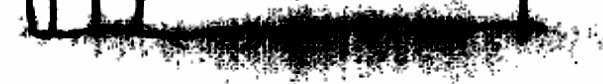
#> input picture data/lineaRuidosa.png, 603 x 84 px
$ jupyter execute Ransac.ipynb
#> lines starting #> are read from the running program, lines starting #| are printed output that depends on the picture; after the words box and inside, x2 and y2 are one past the last pixel; in counts of white or black regions, pixels touching at a corner belong together
[cell 1]
# Importa la función para la representación de las imágenes
import sys
sys.path.insert(0, '../')

import resources as src

[cell 2]
import cv2 as cv
import numpy as np
from matplotlib import pyplot as plt
from sklearn import linear_model

[cell 3]
# Localización de la imagen
img_path = '../data/lineaRuidosa.png'

[cell 4]
# Lee la imagen original
ruido_BGR = cv.imread(img_path, cv.IMREAD_COLOR)
#> ruido_BGR is the input picture: shape (84, 603, 3); min 0, max 255, mean 158.5
ruido_RGB = cv.cvtColor(ruido_BGR, cv.COLOR_BGR2RGB)
ruido_bn = cv.cvtColor(ruido_RGB, cv.COLOR_BGR2GRAY)

[cell 5]
# Recorre la imagen extrayendo las coordenadas de
# los puntos cuyo valor está más próximo a 0 (negro)
# En este caso se opta por los pixeles
# casi negros
columnas = []
filas = []
count = 0
for i in range(ruido_bn.shape[0]):
    for j in range(ruido_bn.shape[1]):
        if ruido_bn[i, j] < 8:
            count = count + 1
            columnas.append(j)
            filas.append(i)
#> after the loop, count = 12493; filas = 12493 values from 0 to 80

## RANSAC

[cell 6]
# Utiliza el modelo de regresión RANSAC
# del paquete SciKit Learn

# Se adecua el dataset para su uso
X = np.array(columnas).reshape(-1, 1)
y = np.array(filas).reshape(-1, 1)
#> y = 12493 values from 0 to 80

# Crea el modelo de regresión y realiza el ajuste
ransac = linear_model.RANSACRegressor()
ransac.fit(X, y)

# Crea las máscaras para los elementos próximos (inliers)
# y los considerados outliers
inlier_mask = ransac.inlier_mask_
outlier_mask = np.logical_not(inlier_mask)

# Devuelve la predicción con RANSAC
line_X = np.arange(X.min(), X.max())[:, np.newaxis]
#> line_X = 572 values from 23 to 594
line_y_ransac = ransac.predict(line_X)

[cell 7]
# Representación del resultado de la regresión

# se define una figura ajestada a los límites originales
fig, ax = plt.subplots(figsize=(22, 4))
ax.set(xlim=(X.min(), X.max()), ylim=(y.max(), y.min()))

# Representa los puntos inliers y outliers según las máscaras
# establecidas por el modelo
plt.scatter(
    X[inlier_mask], y[inlier_mask], color="yellowgreen", marker=".", label="Inliers"
)
plt.scatter(
    X[outlier_mask], y[outlier_mask], color="gold", marker=".", label="Outliers"
)

# define el grosor de las lineas en la representación
lw = 2

# Representa la línea de regresión obtenida
plt.plot(
    line_y_ransac,
    color="cornflowerblue",
    linewidth=lw,
    label="Regresión con RANSAC",
)

# Establece la leyenda de la figura en la esquina inferior derecha
plt.legend(loc="lower right")
plt.ylabel("Nivel de ruido")

# Para la imagen RANSAC con inliers/outliers
plt.savefig('ransac_noise.png', bbox_inches='tight', dpi=300)
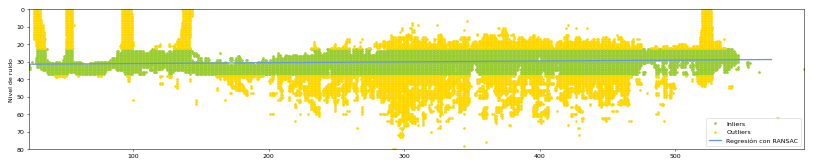
#> figure drawn by matplotlib, 1 panel; curve peaks at x = 0, y = 31.67

plt.show()

## Hough

[cell 8]
# Función para dibujar las líneas en la imagen a partir de los
# parámetros obtenidos en cv.HoughLinesP()

from math import dist

def distancia_max(lineas):
    dm = 0
    for i in range(0, len(lineas)):
        l = lineas[i][0]
        a = (l[0], l[1])
        b = (l[2], l[3])
        if dist(a,b) > dm:
            dm = dist(a, b)
            amax = a
            bmax = b
    print(dm)
    return amax, bmax

[cell 9]
# Obtiene los bordes a partir de la imagen en escala de grises
ruido_bordes = cv.Canny(ruido_bn, 50, 100, apertureSize=3)
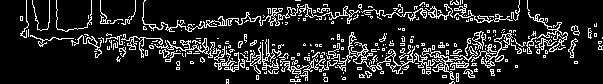
#> ruido_bordes: shape (84, 603); 13.6% white in thin lines or dots

# Calcula las lineas usando el algoritmo Hough mejorado
# lineas_HP = cv.HoughLinesP(ruido_bordes, 1, np.pi / 180, 0, None, 50, 10)
lineas_HP = cv.HoughLinesP(ruido_bordes, 1, np.pi/10  , 45, minLineLength=30, maxLineGap=100)
#> lineas_HP = 64 rows, first 6: [95, 53, 573, 53], [117, 61, 577, 61], [95, 57, 573, 57], [116, 59, 507, 59], [38, 43, 600, 43], [20, 16, 537, 16]

# [6 lines of commented-out code are left out]

ruido_con_lineas_HP = np.copy(ruido_RGB)

# Obtiene los puntos inicial y final de la linea más larga
a, b = distancia_max(lineas_HP)
#> the loop in distancia_max, `for i in range(0, len(lineas)):` made 64 passes
#> (dm, amax, bmax) on passes 1, 5, 8, 12, 34: (478, (95, 53), (573, 53)), (562, (38, 43), (600, 43)), (563, (39, 45), (602, 45)), (566, (36, 38), (602, 38)), (578, (24, 37), (602, 37))
#> (a, b) on passes 2, 3, 4, 6, 7, 9: ((117, 61), (577, 61)), ((95, 57), (573, 57)), ((116, 59), (507, 59)), ((20, 16), (537, 16)), ((97, 47), (601, 47)), ((177, 65), (517, 65))
#> after the loop in distancia_max, `for i in range(0, len(lineas)):`: dm = 578
#| 578.0
#> a = (24, 37); b = (602, 37)

## Comparación de los resultados

[cell 10]
# Coordenadas de la linea de regresión de RANSAC
r0 = round(np.rint(line_y_ransac[0]).item())
#> r0 = 32
r1 = round(np.rint(line_y_ransac[line_y_ransac.size-1]).item())
#> r1 = 29

# Hace una copia de la imagen con ruido RGB
ruido_regresion_RANSAC = ruido_RGB.copy()

# Traza la linea en la imagen
cv.line(ruido_regresion_RANSAC, (X.min(), r0), (X.max(), r1), (0,0,255), 2, cv.LINE_AA)
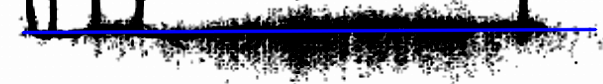
#> ruido_regresion_RANSAC: shape (84, 603, 3); 5.68% of pixels changed, all inside (x1, y1, x2, y2) = (21, 27, 598, 35)

# Traza la linea más larga obtenida con el algoritmo de Hough
cv.line(ruido_con_lineas_HP, a, b, (0,0,255), 2, cv.LINE_AA)
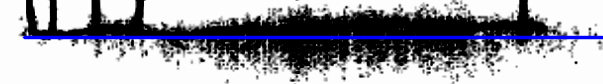
#> ruido_con_lineas_HP: shape (84, 603, 3); 5.73% of pixels changed, all inside (x1, y1, x2, y2) = (22, 35, 603, 40)

# Establece los títulos para la representación de las imágenes
titulos = ['Bordes',
           'Líneas con Hough mejorado',
           'Linea con RANSAC']

# Establece las imágenes para los ejes
imagenes = [ruido_bordes, ruido_con_lineas_HP, ruido_regresion_RANSAC]

# Para las comparativas
cv.imwrite('hough_.png', ruido_con_lineas_HP)
cv.imwrite('ransac_.png', ruido_regresion_RANSAC)

# Muestra las imágenes
# Funcion mostrar imágenes del archivo importado
src.mostrar_imagenes(3, 1, titulos, imagenes, 20, 14, (True, False, False))
#> (this line was passed over: resources is not available in this run)

[cell 11]
# Coordenadas de la linea de regresión de RANSAC
r0 = round(np.rint(line_y_ransac[0]).item())
r1 = round(np.rint(line_y_ransac[line_y_ransac.size-1]).item())

# Crear figura con subplots
fig, axs = plt.subplots(3, 1, figsize=(15, 12))
fig.tight_layout(pad=3.0)

# Bordes
axs[0].imshow(ruido_bordes, cmap='gray')
axs[0].set_title('Bordes')
axs[0].axis('off')

# Hough
axs[1].imshow(ruido_bn, cmap='gray')
axs[1].plot([a[0], b[0]], [a[1], b[1]], 'b-', linewidth=2)
axs[1].set_title('Líneas con Hough mejorado')
axs[1].axis('off')

# RANSAC
axs[2].imshow(ruido_bn, cmap='gray')
axs[2].plot([X.min(), X.max()], [r0, r1], 'b-', linewidth=2)
axs[2].set_title('Línea con RANSAC')
axs[2].axis('off')

# Guardar imágenes individuales y comparativa
plt.savefig('comparativa.png', dpi=300, bbox_inches='tight')
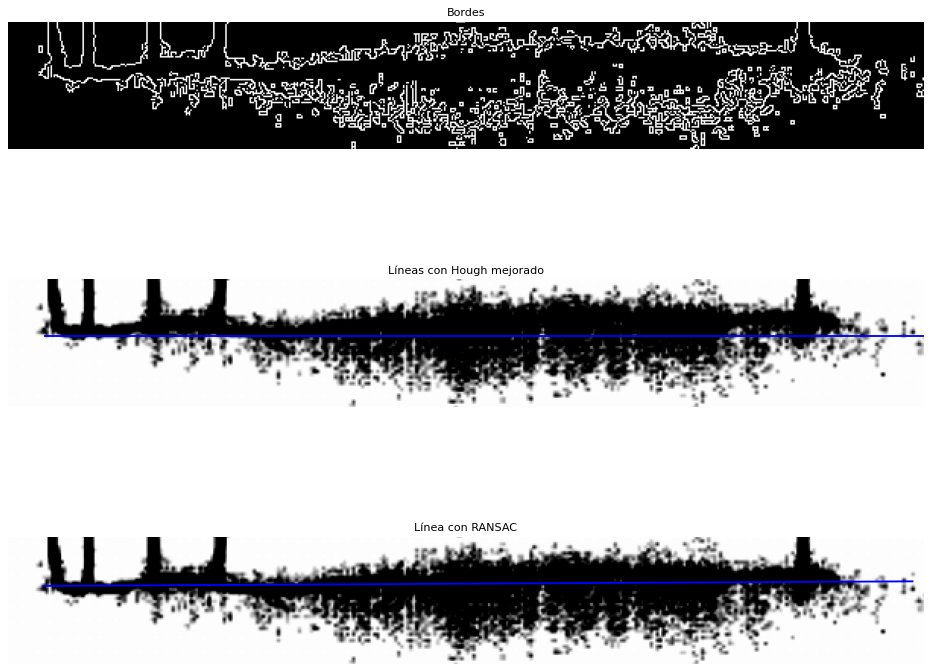
#> figure drawn by matplotlib, 3 panels

# Guardar imágenes individuales
fig_hough, ax_hough = plt.subplots(figsize=(15, 3))
ax_hough.imshow(ruido_bn, cmap='gray')
ax_hough.plot([a[0], b[0]], [a[1], b[1]], 'b-', linewidth=2)
# ax_hough.set_title('Líneas con Hough mejorado')
ax_hough.axis('off')
plt.savefig('hough_.png', dpi=300, bbox_inches='tight')
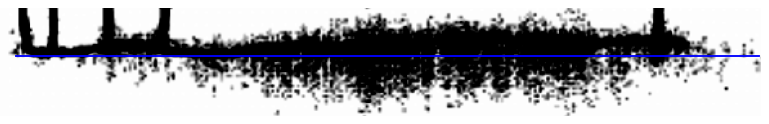
#> figure drawn by matplotlib, 1 panel

fig_ransac, ax_ransac = plt.subplots(figsize=(15, 3))
ax_ransac.imshow(ruido_bn, cmap='gray')
ax_ransac.plot([X.min(), X.max()], [r0, r1], 'b-', linewidth=2)
# ax_ransac.set_title('Línea con RANSAC')
ax_ransac.axis('off')
plt.savefig('ransac_.png', dpi=300, bbox_inches='tight')
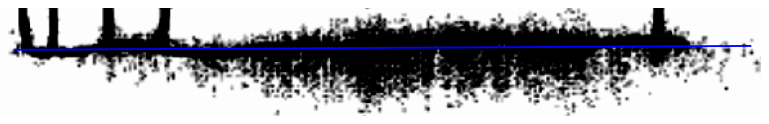
#> figure drawn by matplotlib, 1 panel

plt.close('all')

$ run again, with data/formulario.png copied over data/lineaRuidosa.png
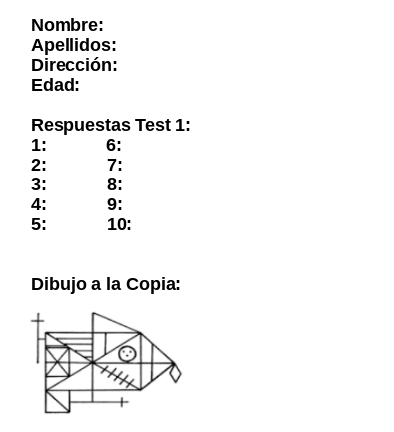
#> input picture data/formulario.png, 394 x 432 px
#> ruido_BGR is the input picture: shape (432, 394, 3); min 0, max 255, mean 246.3
#> `ruido_bordes = cv.Canny(ruido_bn, 50, 100, apertureSize=3)`:
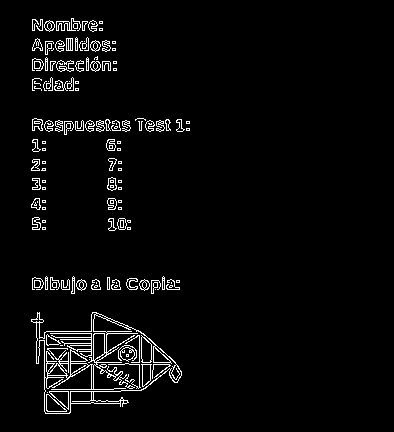
#> ruido_bordes: shape (432, 394); 3.6% white in thin lines or dots, all inside (x1, y1, x2, y2) = (31, 18, 190, 414)
#> lineas_HP = 49 rows, first 6: [93, 402, 93, 280], [44, 411, 44, 332], [91, 402, 91, 285], [70, 412, 70, 331], [36, 363, 36, 20], [45, 413, 45, 22]
#> the loop in distancia_max, `for i in range(0, len(lineas)):` made 49 passes
#> (dm, amax, bmax) on passes 1, 5, 6: (122, (93, 402), (93, 280)), (343, (36, 363), (36, 20)), (391, (45, 413), (45, 22))
#> after the loop in distancia_max, `for i in range(0, len(lineas)):`: dm = 391
#| 391.0
#> `a, b = distancia_max(lineas_HP)`: a = (45, 413); b = (45, 22)
#> ruido_regresion_RANSAC: shape (432, 394, 3); 0.92% of pixels changed, all inside (x1, y1, x2, y2) = (30, 29, 191, 328)
#> ruido_con_lineas_HP: shape (432, 394, 3); 1.16% of pixels changed, all inside (x1, y1, x2, y2) = (43, 21, 48, 416)
#> `plt.savefig('ransac_.png', dpi=300, bbox_inches='tight')`:
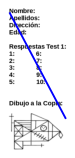
#> figure drawn by matplotlib, 1 panel
